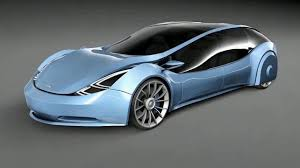
#> input picture images/sample.jpg, 300 x 168 px, found by its file name
$ python day07_histogram.py
#> lines starting #> are read from the running program, lines starting #| are printed output that depends on the picture
#histogram --> görüntüdeki piksel yoğunluklarının (parlaklık veya renk değerlerininin)
#kaç tane olduğunu gösteren grafik

import cv2
import matplotlib.pyplot as plt

#resmi oku
image = cv2.imread("images/sample.jpg")
#> image is the input picture: shape (168, 300, 3); mean B, G, R 110, 105.2, 96.7

if image is None:
    print("Resim yuklenemedi.")
    exit()

#gri tona çevir
gray = cv2.cvtColor(image, cv2.COLOR_BGR2GRAY)
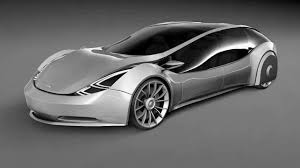
#> gray: shape (168, 300); min 0, max 255, mean 103.2

#Histogram hesapla
histogram = cv2.calcHist(
    [gray],  #görüntü
    [0],     #kanal (0=gri)
    None,    #maske yok yani tğm görüntünün histogramı çıkarılıyor
    [256],   #256 kutu
    [0,256]   #piksel aralığı
)
#> histogram = 256 values, max 1972 at index 108, min 12 at index 253, mean 196.9

#görüntüyü göster
cv2.imshow("gray image", gray)

#histogram çiz
plt.figure(figsize=(8,4))
plt.title("Grayscale Histogram")
plt.xlabel("Pixel Value")
plt.ylabel("Pixel Count")

plt.plot(histogram)

plt.xlim([0,256])

plt.show()
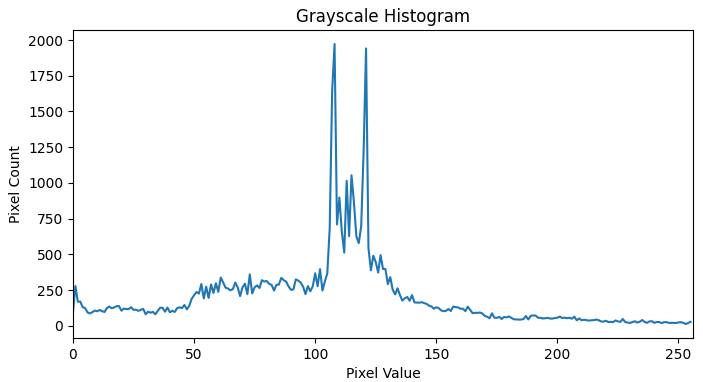
#> figure drawn by matplotlib, 1 panel; curve peaks at x = 108, y = 1972

cv2.waitKey(0)
cv2.destroyAllWindows()

'''Gri tonlu görüntünün histogramı incelendiğinde piksel yoğunluğunun büyük kısmının
orta parlaklık seviyelerinde toplandığı görüldü. Siyah ve beyaz uç değerlerde daha az piksel bulunduğu
için görüntünün ne aşırı karanlık ne de aşırı parlak olduğu söylenebilir. Histogram, görüntünün parlaklık
dağılımını analiz etmek için kullanıldı.'''

$ run again, with images/face.jpg copied over images/sample.jpg
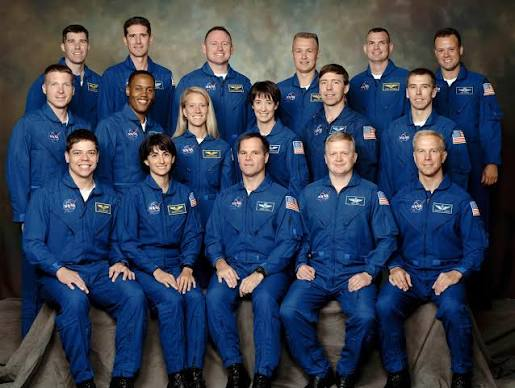
#> input picture images/face.jpg, 515 x 388 px, found by its file name
#> image is the input picture: shape (388, 515, 3); mean B, G, R 83.6, 63.5, 52.6
#> `gray = cv2.cvtColor(image, cv2.COLOR_BGR2GRAY)`:
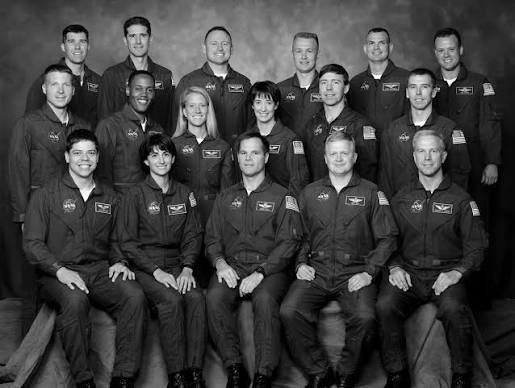
#> gray: shape (388, 515); min 0, max 255, mean 62.5
#> histogram = 256 values, max 2640 at index 44, min 4 at index 250, mean 780.5
#> `plt.show()`:
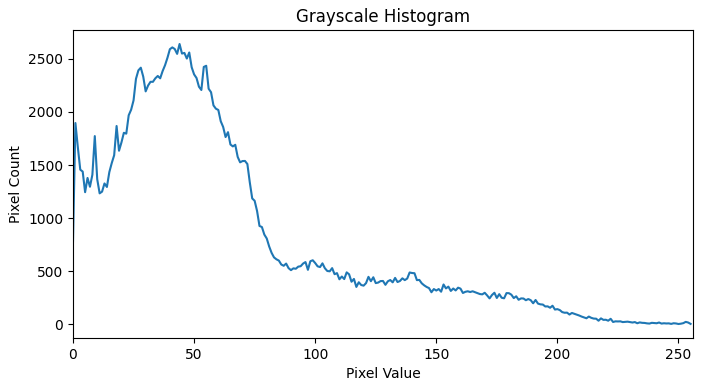
#> figure drawn by matplotlib, 1 panel; curve peaks at x = 44, y = 2640
